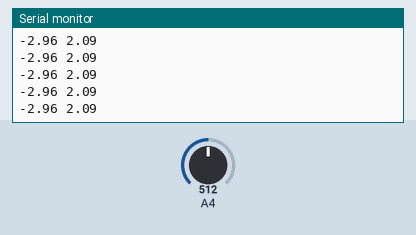
This sketch was run on a simulated Arduino Uno, built with avr-gcc and run on an emulated ATmega328P. Shown: the last lines printed to the serial monitor. Inputs (shaded band) come from the test bench; at power-on: A4 = 512.

Above: at 3.8 s.
3.9 s: A4 set to 636
At 5.0 s:
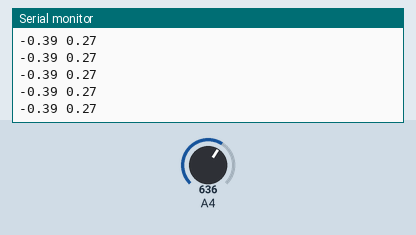
5.4 s: A4 set to 663
At 6.3 s:
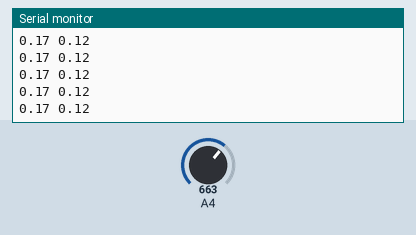
Timing chart, 0 to 8.4 s (numbered marks = the images above; inputs shaded):
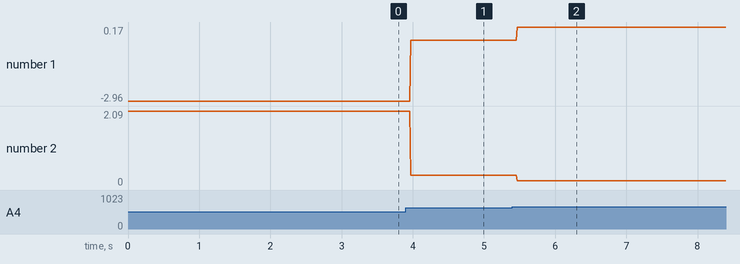

The sketch:

CurrentACS712.ino
```cpp
#include <Wire.h>
#include <SPI.h>

#include <Gadgeteering.h>

#include <Mainboards/FEZMedusaShield3D.h>
#include <Modules/CurrentACS712.h>

using namespace gadgeteering;
using namespace gadgeteering::mainboards;
using namespace gadgeteering::modules;

void loop()
{

}

void setup()
{
	Serial.begin(9600);

	fez_medusa_shield_3d board;
	current_acs712 sensor(1);

	while(true)
        {
		Serial.print(sensor.read_ac_current()); Serial.print(" "); Serial.print(sensor.read_dc_current()); Serial.println("");
        }

	return;
}
```

Measured:
- after the input at 3.9 s, the serial monitor: prints a new line after 0.07 s (image 1)
- after the input at 5.4 s, the serial monitor: prints a new line after 0.07 s (image 2)
- plotted number 1: -2.96 → -0.39 after the input at 3.9 s, -0.39 → 0.17 after the input at 5.4 s
- plotted number 2: 2.09 → 0.27 after the input at 3.9 s, 0.27 → 0 after the input at 5.4 s
